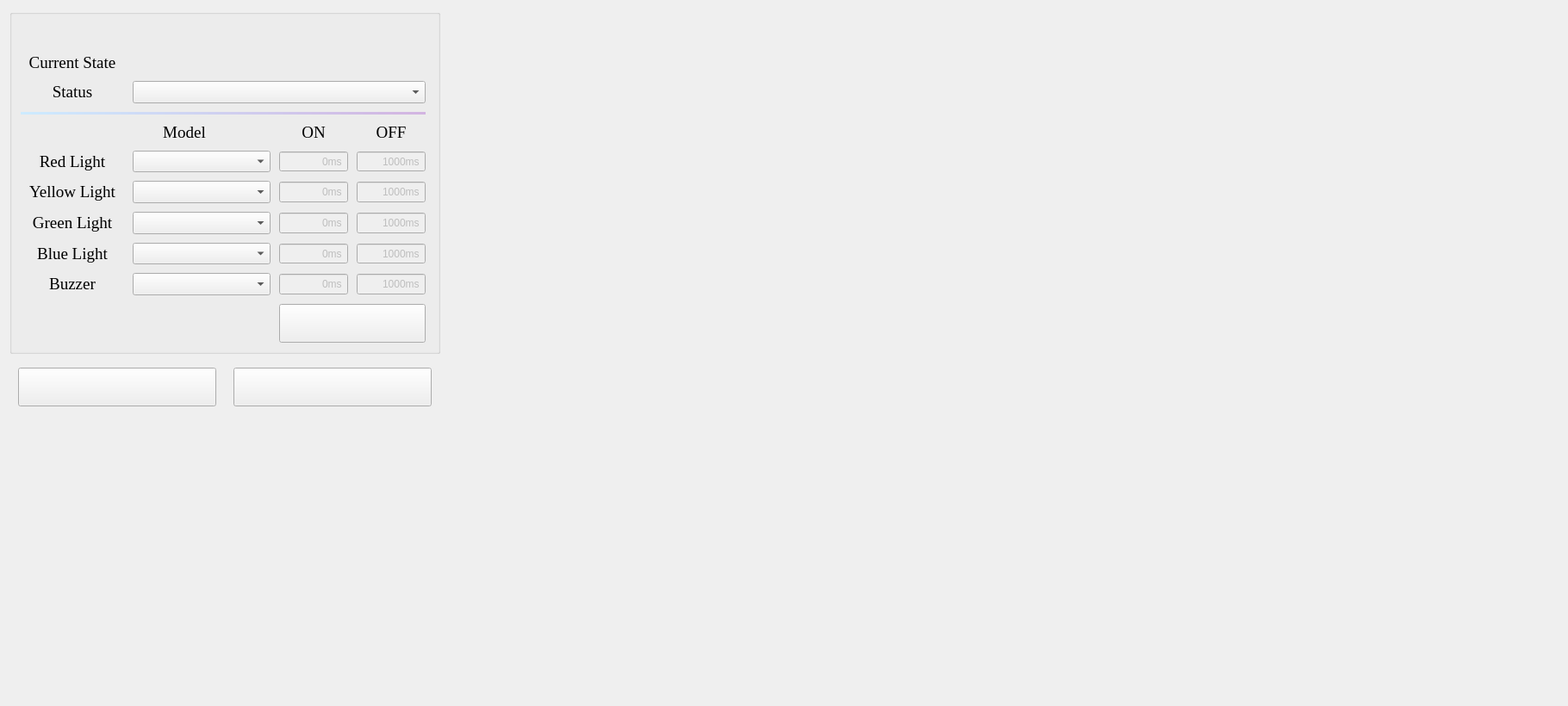
<?xml version="1.0" encoding="UTF-8"?>
<ui version="4.0">
 <class>SGTView</class>
 <widget class="QWidget" name="SGTView">
  <property name="geometry">
   <rect>
    <x>0</x>
    <y>0</y>
    <width>1820</width>
    <height>820</height>
   </rect>
  </property>
  <property name="windowTitle">
   <string>Form</string>
  </property>
  <layout class="QHBoxLayout" name="horizontalLayout_2">
   <item>
    <layout class="QVBoxLayout" name="verticalLayout">
     <item>
      <widget class="GroupBox" name="gpb_SGT">
       <property name="minimumSize">
        <size>
         <width>500</width>
         <height>400</height>
        </size>
       </property>
       <property name="title">
        <string/>
       </property>
       <layout class="QGridLayout" name="gridLayout">
        <property name="leftMargin">
         <number>10</number>
        </property>
        <property name="topMargin">
         <number>45</number>
        </property>
        <property name="rightMargin">
         <number>10</number>
        </property>
        <property name="bottomMargin">
         <number>10</number>
        </property>
        <property name="spacing">
         <number>10</number>
        </property>
        <item row="9" column="3">
         <widget class="QSpinBox" name="spb_Buzzer_Off">
          <property name="enabled">
           <bool>false</bool>
          </property>
          <property name="sizePolicy">
           <sizepolicy hsizetype="Minimum" vsizetype="Expanding">
            <horstretch>0</horstretch>
            <verstretch>0</verstretch>
           </sizepolicy>
          </property>
          <property name="minimumSize">
           <size>
            <width>80</width>
            <height>0</height>
           </size>
          </property>
          <property name="maximumSize">
           <size>
            <width>80</width>
            <height>16777215</height>
           </size>
          </property>
          <property name="alignment">
           <set>Qt::AlignRight|Qt::AlignTrailing|Qt::AlignVCenter</set>
          </property>
          <property name="buttonSymbols">
           <enum>QAbstractSpinBox::NoButtons</enum>
          </property>
          <property name="suffix">
           <string>ms</string>
          </property>
          <property name="maximum">
           <number>2000</number>
          </property>
          <property name="singleStep">
           <number>100</number>
          </property>
          <property name="value">
           <number>1000</number>
          </property>
         </widget>
        </item>
        <item row="8" column="2">
         <widget class="QSpinBox" name="spb_BlueLight_On">
          <property name="enabled">
           <bool>false</bool>
          </property>
          <property name="sizePolicy">
           <sizepolicy hsizetype="Minimum" vsizetype="Expanding">
            <horstretch>0</horstretch>
            <verstretch>0</verstretch>
           </sizepolicy>
          </property>
          <property name="minimumSize">
           <size>
            <width>80</width>
            <height>0</height>
           </size>
          </property>
          <property name="maximumSize">
           <size>
            <width>80</width>
            <height>16777215</height>
           </size>
          </property>
          <property name="alignment">
           <set>Qt::AlignRight|Qt::AlignTrailing|Qt::AlignVCenter</set>
          </property>
          <property name="buttonSymbols">
           <enum>QAbstractSpinBox::NoButtons</enum>
          </property>
          <property name="suffix">
           <string>ms</string>
          </property>
          <property name="maximum">
           <number>2000</number>
          </property>
          <property name="singleStep">
           <number>100</number>
          </property>
         </widget>
        </item>
        <item row="5" column="0">
         <widget class="QLabel" name="label">
          <property name="maximumSize">
           <size>
            <width>120</width>
            <height>30</height>
           </size>
          </property>
          <property name="font">
           <font>
            <family>Times New Roman</family>
            <pointsize>14</pointsize>
           </font>
          </property>
          <property name="text">
           <string>Red Light</string>
          </property>
          <property name="alignment">
           <set>Qt::AlignCenter</set>
          </property>
         </widget>
        </item>
        <item row="1" column="1" colspan="3">
         <widget class="QLabel" name="lbl_SGTState">
          <property name="font">
           <font>
            <family>Times New Roman</family>
            <pointsize>14</pointsize>
           </font>
          </property>
          <property name="text">
           <string/>
          </property>
          <property name="alignment">
           <set>Qt::AlignCenter</set>
          </property>
         </widget>
        </item>
        <item row="9" column="1">
         <widget class="QComboBox" name="cmb_BuzzerTwinkleMode">
          <property name="sizePolicy">
           <sizepolicy hsizetype="Preferred" vsizetype="Expanding">
            <horstretch>0</horstretch>
            <verstretch>0</verstretch>
           </sizepolicy>
          </property>
          <property name="minimumSize">
           <size>
            <width>160</width>
            <height>0</height>
           </size>
          </property>
         </widget>
        </item>
        <item row="6" column="3">
         <widget class="QSpinBox" name="spb_YellowLight_Off">
          <property name="enabled">
           <bool>false</bool>
          </property>
          <property name="sizePolicy">
           <sizepolicy hsizetype="Minimum" vsizetype="Expanding">
            <horstretch>0</horstretch>
            <verstretch>0</verstretch>
           </sizepolicy>
          </property>
          <property name="minimumSize">
           <size>
            <width>80</width>
            <height>0</height>
           </size>
          </property>
          <property name="maximumSize">
           <size>
            <width>80</width>
            <height>16777215</height>
           </size>
          </property>
          <property name="alignment">
           <set>Qt::AlignRight|Qt::AlignTrailing|Qt::AlignVCenter</set>
          </property>
          <property name="buttonSymbols">
           <enum>QAbstractSpinBox::NoButtons</enum>
          </property>
          <property name="suffix">
           <string>ms</string>
          </property>
          <property name="maximum">
           <number>2000</number>
          </property>
          <property name="singleStep">
           <number>100</number>
          </property>
          <property name="value">
           <number>1000</number>
          </property>
         </widget>
        </item>
        <item row="6" column="2">
         <widget class="QSpinBox" name="spb_YellowLight_On">
          <property name="enabled">
           <bool>false</bool>
          </property>
          <property name="sizePolicy">
           <sizepolicy hsizetype="Minimum" vsizetype="Expanding">
            <horstretch>0</horstretch>
            <verstretch>0</verstretch>
           </sizepolicy>
          </property>
          <property name="minimumSize">
           <size>
            <width>80</width>
            <height>0</height>
           </size>
          </property>
          <property name="maximumSize">
           <size>
            <width>80</width>
            <height>16777215</height>
           </size>
          </property>
          <property name="alignment">
           <set>Qt::AlignRight|Qt::AlignTrailing|Qt::AlignVCenter</set>
          </property>
          <property name="buttonSymbols">
           <enum>QAbstractSpinBox::NoButtons</enum>
          </property>
          <property name="suffix">
           <string>ms</string>
          </property>
          <property name="maximum">
           <number>2000</number>
          </property>
          <property name="singleStep">
           <number>100</number>
          </property>
         </widget>
        </item>
        <item row="6" column="0">
         <widget class="QLabel" name="label_2">
          <property name="maximumSize">
           <size>
            <width>120</width>
            <height>30</height>
           </size>
          </property>
          <property name="font">
           <font>
            <family>Times New Roman</family>
            <pointsize>14</pointsize>
           </font>
          </property>
          <property name="text">
           <string>Yellow Light</string>
          </property>
          <property name="alignment">
           <set>Qt::AlignCenter</set>
          </property>
         </widget>
        </item>
        <item row="9" column="2">
         <widget class="QSpinBox" name="spb_Buzzer_On">
          <property name="enabled">
           <bool>false</bool>
          </property>
          <property name="sizePolicy">
           <sizepolicy hsizetype="Minimum" vsizetype="Expanding">
            <horstretch>0</horstretch>
            <verstretch>0</verstretch>
           </sizepolicy>
          </property>
          <property name="minimumSize">
           <size>
            <width>80</width>
            <height>0</height>
           </size>
          </property>
          <property name="maximumSize">
           <size>
            <width>80</width>
            <height>16777215</height>
           </size>
          </property>
          <property name="alignment">
           <set>Qt::AlignRight|Qt::AlignTrailing|Qt::AlignVCenter</set>
          </property>
          <property name="buttonSymbols">
           <enum>QAbstractSpinBox::NoButtons</enum>
          </property>
          <property name="suffix">
           <string>ms</string>
          </property>
          <property name="maximum">
           <number>2000</number>
          </property>
          <property name="singleStep">
           <number>100</number>
          </property>
         </widget>
        </item>
        <item row="5" column="2">
         <widget class="QSpinBox" name="spb_RedLight_On">
          <property name="enabled">
           <bool>false</bool>
          </property>
          <property name="sizePolicy">
           <sizepolicy hsizetype="Minimum" vsizetype="Expanding">
            <horstretch>0</horstretch>
            <verstretch>0</verstretch>
           </sizepolicy>
          </property>
          <property name="minimumSize">
           <size>
            <width>80</width>
            <height>0</height>
           </size>
          </property>
          <property name="maximumSize">
           <size>
            <width>80</width>
            <height>16777215</height>
           </size>
          </property>
          <property name="alignment">
           <set>Qt::AlignRight|Qt::AlignTrailing|Qt::AlignVCenter</set>
          </property>
          <property name="buttonSymbols">
           <enum>QAbstractSpinBox::NoButtons</enum>
          </property>
          <property name="suffix">
           <string>ms</string>
          </property>
          <property name="maximum">
           <number>2000</number>
          </property>
          <property name="singleStep">
           <number>100</number>
          </property>
         </widget>
        </item>
        <item row="6" column="1">
         <widget class="QComboBox" name="cmb_YellowLightTwinkleMode">
          <property name="sizePolicy">
           <sizepolicy hsizetype="Preferred" vsizetype="Expanding">
            <horstretch>0</horstretch>
            <verstretch>0</verstretch>
           </sizepolicy>
          </property>
          <property name="minimumSize">
           <size>
            <width>160</width>
            <height>0</height>
           </size>
          </property>
         </widget>
        </item>
        <item row="4" column="3">
         <widget class="QLabel" name="label_12">
          <property name="minimumSize">
           <size>
            <width>50</width>
            <height>0</height>
           </size>
          </property>
          <property name="font">
           <font>
            <family>Times New Roman</family>
            <pointsize>14</pointsize>
           </font>
          </property>
          <property name="text">
           <string>OFF</string>
          </property>
          <property name="alignment">
           <set>Qt::AlignCenter</set>
          </property>
         </widget>
        </item>
        <item row="3" column="0" colspan="4">
         <widget class="Line" name="line_2">
          <property name="maximumSize">
           <size>
            <width>16777215</width>
            <height>3</height>
           </size>
          </property>
          <property name="styleSheet">
           <string notr="true">border:3px solid qlineargradient(spread:pad, x1:0, y1:0.5, x2:1, y2:0.5, stop:0 rgb(205, 235, 255), stop:1 rgb(210, 180, 225));</string>
          </property>
          <property name="frameShadow">
           <enum>QFrame::Plain</enum>
          </property>
          <property name="lineWidth">
           <number>3</number>
          </property>
          <property name="orientation">
           <enum>Qt::Horizontal</enum>
          </property>
         </widget>
        </item>
        <item row="7" column="0">
         <widget class="QLabel" name="label_5">
          <property name="maximumSize">
           <size>
            <width>120</width>
            <height>30</height>
           </size>
          </property>
          <property name="font">
           <font>
            <family>Times New Roman</family>
            <pointsize>14</pointsize>
           </font>
          </property>
          <property name="text">
           <string>Green Light</string>
          </property>
          <property name="alignment">
           <set>Qt::AlignCenter</set>
          </property>
         </widget>
        </item>
        <item row="5" column="3">
         <widget class="QSpinBox" name="spb_RedLight_Off">
          <property name="enabled">
           <bool>false</bool>
          </property>
          <property name="sizePolicy">
           <sizepolicy hsizetype="Minimum" vsizetype="Expanding">
            <horstretch>0</horstretch>
            <verstretch>0</verstretch>
           </sizepolicy>
          </property>
          <property name="minimumSize">
           <size>
            <width>80</width>
            <height>0</height>
           </size>
          </property>
          <property name="maximumSize">
           <size>
            <width>80</width>
            <height>16777215</height>
           </size>
          </property>
          <property name="alignment">
           <set>Qt::AlignRight|Qt::AlignTrailing|Qt::AlignVCenter</set>
          </property>
          <property name="buttonSymbols">
           <enum>QAbstractSpinBox::NoButtons</enum>
          </property>
          <property name="suffix">
           <string>ms</string>
          </property>
          <property name="maximum">
           <number>2000</number>
          </property>
          <property name="singleStep">
           <number>100</number>
          </property>
          <property name="value">
           <number>1000</number>
          </property>
         </widget>
        </item>
        <item row="9" column="0">
         <widget class="QLabel" name="label_7">
          <property name="maximumSize">
           <size>
            <width>120</width>
            <height>30</height>
           </size>
          </property>
          <property name="font">
           <font>
            <family>Times New Roman</family>
            <pointsize>14</pointsize>
           </font>
          </property>
          <property name="text">
           <string>Buzzer</string>
          </property>
          <property name="alignment">
           <set>Qt::AlignCenter</set>
          </property>
         </widget>
        </item>
        <item row="7" column="2">
         <widget class="QSpinBox" name="spb_GreenLight_On">
          <property name="enabled">
           <bool>false</bool>
          </property>
          <property name="sizePolicy">
           <sizepolicy hsizetype="Minimum" vsizetype="Expanding">
            <horstretch>0</horstretch>
            <verstretch>0</verstretch>
           </sizepolicy>
          </property>
          <property name="minimumSize">
           <size>
            <width>80</width>
            <height>0</height>
           </size>
          </property>
          <property name="maximumSize">
           <size>
            <width>80</width>
            <height>16777215</height>
           </size>
          </property>
          <property name="alignment">
           <set>Qt::AlignRight|Qt::AlignTrailing|Qt::AlignVCenter</set>
          </property>
          <property name="buttonSymbols">
           <enum>QAbstractSpinBox::NoButtons</enum>
          </property>
          <property name="suffix">
           <string>ms</string>
          </property>
          <property name="maximum">
           <number>2000</number>
          </property>
          <property name="singleStep">
           <number>100</number>
          </property>
         </widget>
        </item>
        <item row="4" column="1">
         <widget class="QLabel" name="label_8">
          <property name="maximumSize">
           <size>
            <width>120</width>
            <height>30</height>
           </size>
          </property>
          <property name="font">
           <font>
            <family>Times New Roman</family>
            <pointsize>14</pointsize>
           </font>
          </property>
          <property name="text">
           <string>Model</string>
          </property>
          <property name="alignment">
           <set>Qt::AlignCenter</set>
          </property>
         </widget>
        </item>
        <item row="8" column="3">
         <widget class="QSpinBox" name="spb_BlueLight_Off">
          <property name="enabled">
           <bool>false</bool>
          </property>
          <property name="sizePolicy">
           <sizepolicy hsizetype="Minimum" vsizetype="Expanding">
            <horstretch>0</horstretch>
            <verstretch>0</verstretch>
           </sizepolicy>
          </property>
          <property name="minimumSize">
           <size>
            <width>80</width>
            <height>0</height>
           </size>
          </property>
          <property name="maximumSize">
           <size>
            <width>80</width>
            <height>16777215</height>
           </size>
          </property>
          <property name="alignment">
           <set>Qt::AlignRight|Qt::AlignTrailing|Qt::AlignVCenter</set>
          </property>
          <property name="buttonSymbols">
           <enum>QAbstractSpinBox::NoButtons</enum>
          </property>
          <property name="suffix">
           <string>ms</string>
          </property>
          <property name="maximum">
           <number>2000</number>
          </property>
          <property name="singleStep">
           <number>100</number>
          </property>
          <property name="value">
           <number>1000</number>
          </property>
         </widget>
        </item>
        <item row="7" column="3">
         <widget class="QSpinBox" name="spb_GreenLight_Off">
          <property name="enabled">
           <bool>false</bool>
          </property>
          <property name="sizePolicy">
           <sizepolicy hsizetype="Minimum" vsizetype="Expanding">
            <horstretch>0</horstretch>
            <verstretch>0</verstretch>
           </sizepolicy>
          </property>
          <property name="minimumSize">
           <size>
            <width>80</width>
            <height>0</height>
           </size>
          </property>
          <property name="maximumSize">
           <size>
            <width>80</width>
            <height>16777215</height>
           </size>
          </property>
          <property name="alignment">
           <set>Qt::AlignRight|Qt::AlignTrailing|Qt::AlignVCenter</set>
          </property>
          <property name="buttonSymbols">
           <enum>QAbstractSpinBox::NoButtons</enum>
          </property>
          <property name="suffix">
           <string>ms</string>
          </property>
          <property name="maximum">
           <number>2000</number>
          </property>
          <property name="singleStep">
           <number>100</number>
          </property>
          <property name="value">
           <number>1000</number>
          </property>
         </widget>
        </item>
        <item row="4" column="2">
         <widget class="QLabel" name="label_11">
          <property name="minimumSize">
           <size>
            <width>50</width>
            <height>0</height>
           </size>
          </property>
          <property name="font">
           <font>
            <family>Times New Roman</family>
            <pointsize>14</pointsize>
           </font>
          </property>
          <property name="text">
           <string>ON</string>
          </property>
          <property name="alignment">
           <set>Qt::AlignCenter</set>
          </property>
         </widget>
        </item>
        <item row="8" column="1">
         <widget class="QComboBox" name="cmb_BlueLightTwinkleMode">
          <property name="sizePolicy">
           <sizepolicy hsizetype="Preferred" vsizetype="Expanding">
            <horstretch>0</horstretch>
            <verstretch>0</verstretch>
           </sizepolicy>
          </property>
          <property name="minimumSize">
           <size>
            <width>160</width>
            <height>0</height>
           </size>
          </property>
         </widget>
        </item>
        <item row="10" column="2" colspan="2">
         <widget class="QPushButton" name="btn_Confirm">
          <property name="minimumSize">
           <size>
            <width>0</width>
            <height>45</height>
           </size>
          </property>
          <property name="text">
           <string/>
          </property>
         </widget>
        </item>
        <item row="1" column="0">
         <widget class="QLabel" name="label_3">
          <property name="font">
           <font>
            <family>Times New Roman</family>
            <pointsize>14</pointsize>
           </font>
          </property>
          <property name="text">
           <string>Current State</string>
          </property>
          <property name="alignment">
           <set>Qt::AlignCenter</set>
          </property>
         </widget>
        </item>
        <item row="8" column="0">
         <widget class="QLabel" name="label_6">
          <property name="maximumSize">
           <size>
            <width>120</width>
            <height>30</height>
           </size>
          </property>
          <property name="font">
           <font>
            <family>Times New Roman</family>
            <pointsize>14</pointsize>
           </font>
          </property>
          <property name="text">
           <string>Blue Light</string>
          </property>
          <property name="alignment">
           <set>Qt::AlignCenter</set>
          </property>
         </widget>
        </item>
        <item row="5" column="1">
         <widget class="QComboBox" name="cmb_RedLightTwinkleMode">
          <property name="sizePolicy">
           <sizepolicy hsizetype="Preferred" vsizetype="Expanding">
            <horstretch>0</horstretch>
            <verstretch>0</verstretch>
           </sizepolicy>
          </property>
          <property name="minimumSize">
           <size>
            <width>160</width>
            <height>0</height>
           </size>
          </property>
         </widget>
        </item>
        <item row="7" column="1">
         <widget class="QComboBox" name="cmb_GreenLightTwinkleMode">
          <property name="sizePolicy">
           <sizepolicy hsizetype="Preferred" vsizetype="Expanding">
            <horstretch>0</horstretch>
            <verstretch>0</verstretch>
           </sizepolicy>
          </property>
          <property name="minimumSize">
           <size>
            <width>160</width>
            <height>0</height>
           </size>
          </property>
         </widget>
        </item>
        <item row="2" column="0">
         <widget class="QLabel" name="label_9">
          <property name="maximumSize">
           <size>
            <width>120</width>
            <height>30</height>
           </size>
          </property>
          <property name="font">
           <font>
            <family>Times New Roman</family>
            <pointsize>14</pointsize>
           </font>
          </property>
          <property name="text">
           <string>Status</string>
          </property>
          <property name="alignment">
           <set>Qt::AlignCenter</set>
          </property>
         </widget>
        </item>
        <item row="2" column="1" colspan="3">
         <widget class="QComboBox" name="cmb_SGTStatus">
          <property name="sizePolicy">
           <sizepolicy hsizetype="Preferred" vsizetype="Expanding">
            <horstretch>0</horstretch>
            <verstretch>0</verstretch>
           </sizepolicy>
          </property>
          <property name="minimumSize">
           <size>
            <width>200</width>
            <height>0</height>
           </size>
          </property>
         </widget>
        </item>
       </layout>
      </widget>
     </item>
     <item>
      <layout class="QHBoxLayout" name="horizontalLayout">
       <property name="spacing">
        <number>20</number>
       </property>
       <property name="leftMargin">
        <number>10</number>
       </property>
       <property name="topMargin">
        <number>10</number>
       </property>
       <property name="rightMargin">
        <number>10</number>
       </property>
       <property name="bottomMargin">
        <number>10</number>
       </property>
       <item>
        <widget class="QPushButton" name="btn_MaunalTest">
         <property name="minimumSize">
          <size>
           <width>0</width>
           <height>45</height>
          </size>
         </property>
         <property name="text">
          <string/>
         </property>
        </widget>
       </item>
       <item>
        <widget class="QPushButton" name="btn_MaunalTestExit">
         <property name="minimumSize">
          <size>
           <width>0</width>
           <height>45</height>
          </size>
         </property>
         <property name="text">
          <string/>
         </property>
        </widget>
       </item>
      </layout>
     </item>
     <item>
      <spacer name="verticalSpacer">
       <property name="orientation">
        <enum>Qt::Vertical</enum>
       </property>
       <property name="sizeHint" stdset="0">
        <size>
         <width>20</width>
         <height>78</height>
        </size>
       </property>
      </spacer>
     </item>
    </layout>
   </item>
   <item>
    <spacer name="horizontalSpacer">
     <property name="orientation">
      <enum>Qt::Horizontal</enum>
     </property>
     <property name="sizeHint" stdset="0">
      <size>
       <width>1322</width>
       <height>20</height>
      </size>
     </property>
    </spacer>
   </item>
  </layout>
 </widget>
 <customwidgets>
  <customwidget>
   <class>GroupBox</class>
   <extends>QGroupBox</extends>
   <header>CustomerWidget/GroupBox/groupbox.h</header>
   <container>1</container>
  </customwidget>
 </customwidgets>
 <resources/>
 <connections/>
</ui>
